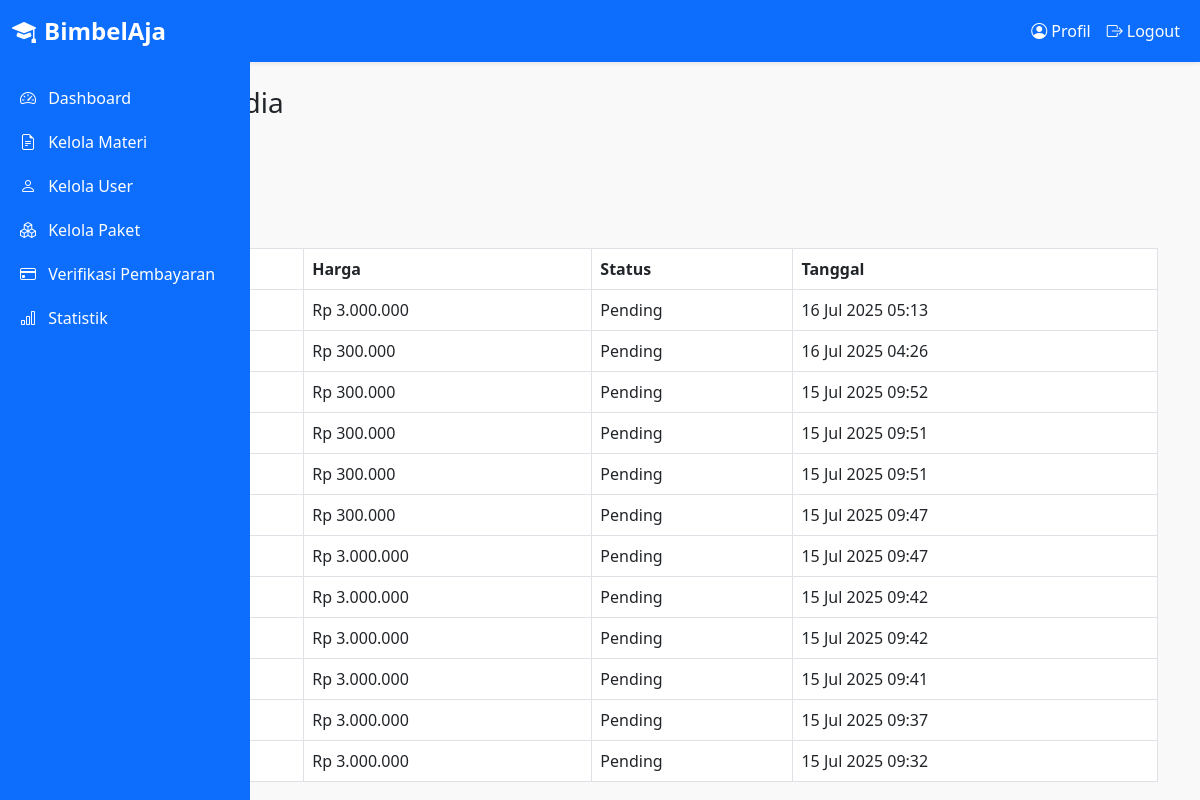
The page /admin/kelola_siswa.php?id=14 (signed in) on the database its author committed.
### tables this page shows
CREATE TABLE `pembayaran` (
  `id` int(11) NOT NULL,
  `user_id` int(11) DEFAULT NULL,
  `paket` varchar(50) DEFAULT NULL,
  `harga` int(11) DEFAULT NULL,
  `status` enum('pending','lunas','ditolak') DEFAULT 'pending',
  `tanggal` datetime DEFAULT current_timestamp()
);

### admin/kelola_siswa.php (the view, shortened to what this page needs)
<?php
include '../config/database.php';
include '../includes/admin_header.php';
$id = $_GET['id'] ?? '';
$siswa = mysqli_fetch_assoc(mysqli_query($conn, "SELECT * FROM users WHERE id = $id AND role = 'siswa'"));
$pembayaran = mysqli_query($conn, "SELECT * FROM pembayaran WHERE user_id = $id ORDER BY tanggal DESC");
?>
<div class="container mt-4">
  <h3>Detail Siswa: <?= htmlspecialchars($siswa['nama']) ?></h3>
  <p><strong>Username:</strong> <?= $siswa['username'] ?></p>
  <p><strong>Jenjang:</strong> <?= $siswa['jenjang'] ?> | <strong>Kelas:</strong> <?= $siswa['kelas'] ?></p>
  <h5 class="mt-4">Riwayat Pembayaran</h5>
  <table class="table table-bordered">
    <thead><tr><th>No</th><th>Paket</th><th>Harga</th><th>Status</th><th>Tanggal</th></tr></thead>
    <tbody>
      <?php $no = 1; while ($row = mysqli_fetch_assoc($pembayaran)): ?>
        <tr>
          <td><?= $no++ ?></td>
          <td><?= $row['paket'] ?></td>
          <td>Rp <?= number_format($row['harga'], 0, ',', '.') ?></td>
          <td><?= ucfirst($row['status']) ?></td>
          <td><?= date('d M Y H:i', strtotime($row['tanggal'])) ?></td>
        </tr>
      <?php endwhile; ?>
    </tbody>
  </table>
</div>
<?php include '../includes/admin_footer.php'; ?>

### includes/admin_header.php (shortened to what this page needs)
<?php
$current_page = basename($_SERVER['SCRIPT_NAME']);
?>
<!DOCTYPE html>
<html lang="id">
<head>
  <link href="https://cdn.jsdelivr.net/npm/bootstrap@5.3.0/dist/css/bootstrap.min.css" rel="stylesheet" />
  <link href="https://cdn.jsdelivr.net/npm/bootstrap-icons@1.10.5/font/bootstrap-icons.css" rel="stylesheet" />
</head>
<body>
<nav class="navbar navbar-expand-lg navbar-dark bg-primary shadow-sm">
  <div class="container-fluid">
    <a class="navbar-brand me-3" href="/BimbelAja/index.php">
      <i class="bi bi-mortarboard-fill me-2"></i>BimbelAja
    </a>
    <div class="collapse navbar-collapse" id="navbarContent">
      <ul class="navbar-nav ms-auto">
        <li class="nav-item">
          <a class="nav-link text-white <?= ($current_page === 'profil.php') ? 'active' : '' ?>" href="/BimbelAja/admin/profil.php">
            <i class="bi bi-person-circle me-1"></i>Profil
          </a>
        </li>
        <li class="nav-item">
          <a class="nav-link text-white" href="/BimbelAja/auth/logout.php">
            <i class="bi bi-box-arrow-right me-1"></i>Logout
          </a>
        </li>
      </ul>
    </div>
  </div>
</nav>
<div class="sidebar d-none d-lg-block">
  <a class="<?= ($current_page === 'dashboard.php') ? 'active' : '' ?>" href="/BimbelAja/admin/dashboard.php">
    <i class="bi bi-speedometer2 me-2"></i> Dashboard
  </a>
  <a class="<?= ($current_page === 'kelola_materi.php') ? 'active' : '' ?>" href="/BimbelAja/admin/kelola_materi.php">
    <i class="bi bi-file-earmark-text me-2"></i> Kelola Materi
  </a>
  <a class="<?= ($current_page === 'kelola_user.php') ? 'active' : '' ?>" href="/BimbelAja/admin/kelola_user.php">
    <i class="bi bi-person me-2"></i> Kelola User
  </a>
  <a class="<?= ($current_page === 'kelola_paket.php') ? 'active' : '' ?>" href="/BimbelAja/admin/kelola_paket.php">
    <i class="bi bi-boxes me-2"></i> Kelola Paket
  </a>
  <a class="<?= ($current_page === 'verifikasi_pembayaran.php') ? 'active' : '' ?>" href="/BimbelAja/admin/verifikasi_pembayaran.php">
    <i class="bi bi-credit-card me-2"></i> Verifikasi Pembayaran
  </a>
  <a class="<?= ($current_page === 'statistik.php') ? 'active' : '' ?>" href="/BimbelAja/admin/statistik.php">
    <i class="bi bi-bar-chart me-2"></i> Statistik
  </a>
</div>

### includes/admin_footer.php (shortened to what this page needs)
</body>
</html>

### includes/admin_header.php (style rules this page uses)
body { font-family: 'Segoe UI', sans-serif; background-color: #f9f9f9; }
.navbar-brand { font-weight: bold; font-size: 1.5rem; }
.sidebar { position: fixed; top: 56px; left: 0; width: 250px; height: 100%; background-color: #0d6efd; padding-top: 20px; overflow-y: auto; }
.sidebar a { color: white; padding: 10px 20px; display: block; text-decoration: none; }

### rows shown on the page
pembayaran: harga "3.000.000", status "Pending", tanggal "16 Jul 2025 05:13"
pembayaran: harga "300.000", status "Pending", tanggal "16 Jul 2025 04:26"
pembayaran: harga "300.000", status "Pending", tanggal "15 Jul 2025 09:52"
pembayaran: harga "300.000", status "Pending", tanggal "15 Jul 2025 09:51"
pembayaran: harga "300.000", status "Pending", tanggal "15 Jul 2025 09:51"
pembayaran: harga "300.000", status "Pending", tanggal "15 Jul 2025 09:47"
pembayaran: harga "3.000.000", status "Pending", tanggal "15 Jul 2025 09:47"
pembayaran: harga "3.000.000", status "Pending", tanggal "15 Jul 2025 09:42"
pembayaran: harga "3.000.000", status "Pending", tanggal "15 Jul 2025 09:42"
pembayaran: harga "3.000.000", status "Pending", tanggal "15 Jul 2025 09:41"
pembayaran: harga "3.000.000", status "Pending", tanggal "15 Jul 2025 09:37"
pembayaran: harga "3.000.000", status "Pending", tanggal "15 Jul 2025 09:32"
